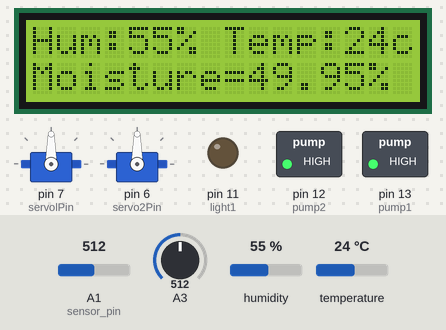
A sketch run on a simulated Arduino Uno, built with avr-gcc and run on an emulated ATmega328P. Shown: 2 × servo, 16×2 character LCD, switched loads named in the sketch (green lamp = pin HIGH), output pins drawn as LEDs (lit = HIGH). Inputs (shaded band) come from the test bench; at power-on: A1 (sensor_pin) = 512, temperature 24 °C, A3 = 512, humidity 55 %. Pins used as bus, display or sensor lines are not drawn; what the sketch prints to the serial monitor is not drawn.

Above: at 3.7 s.
3.8 s: A1 (sensor_pin) set to 501
At 6.48 s:
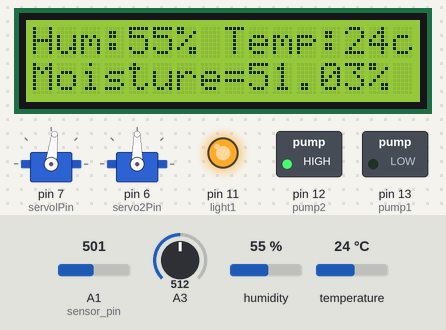
7.8 s: temperature set to 26 °C
At 15.3 s:
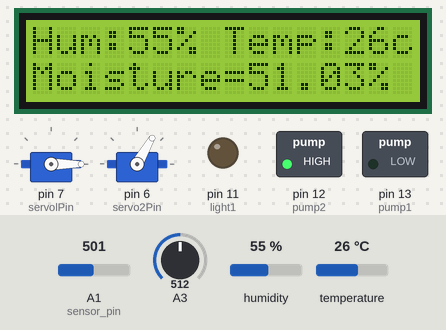
15.6 s: temperature set to 29 °C
At 19.6 s:
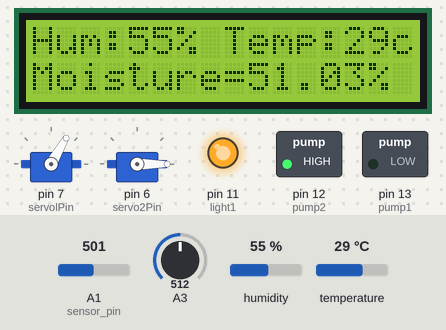
Timing chart, 0 to 67.7 s (numbered marks = the images above; inputs shaded):
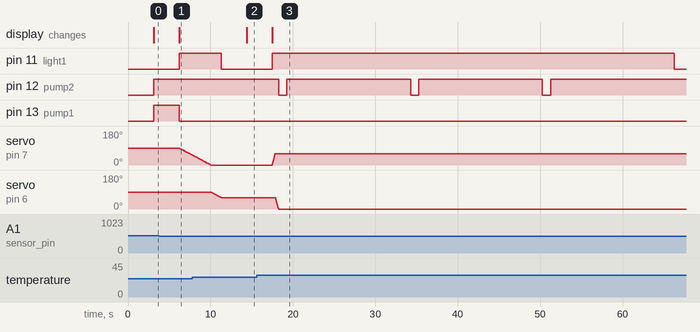

The sketch:

Arduino_code_for_automatic_green_house.ino
```cpp
int pump1 = 13;
int pump2 = 12;
int light1 = 11;
int device  = 10;// device for cooling and heating
 const int sensor_pin = A1;  /* Soil moisture sensor O/P pin */
#include "DHT.h"
#define DHTPIN 2     // Digital pin connected to the DHT sensor
#define DHTTYPE DHT11   // DHT 11
//#define DHTTYPE DHT22   // DHT 22  (AM2302), AM2321
//#define DHTTYPE DHT21   // DHT 21 (AM2301)
DHT dht(DHTPIN, DHTTYPE);
//Variables
int chk;
float hum;  //Stores humidity value
float temp; //Stores temperature value
#include <Wire.h>
#include <LiquidCrystal_I2C.h>
LiquidCrystal_I2C lcd(0x27, 16, 2);
#include <VarSpeedServo.h>
VarSpeedServo servol; // create
VarSpeedServo servo2; // seisms
const int servolPin = 7; // atract
const int servo2Pin = 6;
void setup() {
  servol.attach(servolPin);  // at
  servo2.attach(servo2Pin);  // ecce
  pinMode(pump1, OUTPUT);
  pinMode(pump2, OUTPUT);
  pinMode(device, OUTPUT);
  pinMode(light1, OUTPUT);
  Serial.begin(9600);
  Serial.println(F("DHTxx test!"));
  dht.begin();
  lcd.begin();
}
void loop() {
  // reads the input on analog pin A0 (value between 0 and 1023)
  int analogValue = analogRead(A3);
  Serial.print("Analog reading = ");
  Serial.print(analogValue);   // the raw analog reading
  // We'll have a few threshholds, qualitatively determined
  if (analogValue < 10) {
    Serial.println(" - Dark");
  } else if (analogValue < 200) {
    Serial.println(" - Dim");
  } else if (analogValue < 500) {
    Serial.println(" - Light");
  } else if (analogValue < 800) {
    Serial.println(" - Bright");
  } else {
    Serial.println(" - Very bright");
  }
  delay(5);
  delay(2000);
  int h = dht.readHumidity();
  // Read temperature as Celsius (the default)
  int t = dht.readTemperature();
  // Read temperature as Fahrenheit (isFahrenheit = true)
  int f = dht.readTemperature(true);
  // Check if any reads failed and exit early (to try again).
  if (isnan(h) || isnan(t) || isnan(f)) {
    Serial.println(F("Failed to read from DHT sensor!"));
    return;
  }
  float moisture_percentage;
  int sensor_analog;
  sensor_analog = analogRead(sensor_pin);
  moisture_percentage = ( 100 - ( (sensor_analog/1023.00) * 100 ) );
  Serial.print("Moisture Percentage = ");
  Serial.print(moisture_percentage);
  Serial.print("%\n\n");
  delay(1000);
  // Compute heat index in Fahrenheit (the default)
  int hif = dht.computeHeatIndex(f, h);
  // Compute heat index in Celsius (isFahreheit = false)
  int hic = dht.computeHeatIndex(t, h, false);
  Serial.print(F(" Humidity: "));
  Serial.print(h);
  Serial.print(F("%  Temperature: "));
  Serial.print(t);
  Serial.print(F("°C "));
  Serial.print(f);
  Serial.print(F("°F  Heat index: "));
  Serial.print(hic);
  Serial.print(F("°C "));
  Serial.print(hif);
  Serial.println(F("°F"));
 lcd.backlight();
 lcd.clear();
 lcd.setCursor(0,0);
 lcd.print(F("Hum:"));
 lcd.print(h);
 lcd.print(F("%"));
 lcd.setCursor(8,0);
 lcd.print(F("Temp:"));
 lcd.print(t);
 lcd.print(F("c"));
 lcd.setCursor(0,1);
 lcd.print("Moisture=");
 lcd.print(moisture_percentage);
 lcd.print("%");
  digitalWrite(pump1, HIGH);
  digitalWrite(pump2, HIGH);
  digitalWrite(device, HIGH);
  digitalWrite(light1, HIGH);
  if (moisture_percentage < 50){
    digitalWrite(pump1, HIGH);
  }
  else{
    (moisture_percentage > 50);
    digitalWrite(pump1, LOW);
if( t > 27){
    servol.write(60,100,true);
    servo2.write(0,100,true); }
else{
    servol.write(0,15,true);
    servo2.write(60,15,true); }
  }
if (t > 27)
{
  digitalWrite(pump2, LOW);
  delay(1000);
  digitalWrite(pump2, HIGH);
  delay(15000);
  digitalWrite(pump2, LOW);
  delay(1000);
  digitalWrite(pump2, HIGH);
  delay(15000);
  digitalWrite(pump2, LOW);
  delay(1000);
  digitalWrite(pump2, HIGH);
  delay(15000);
}
  if(t > 27){
    digitalWrite(device,HIGH);  }
  else{
    digitalWrite(device,LOW); }
if (analogValue > 4 ){
  digitalWrite(light1,LOW); }
else{
  digitalWrite(light1,HIGH); }
  }
```

Measured:
- the behaviour switches between 512 and 511 on A1 (sensor_pin) (found by bisection; images 0 and 1)
- the behaviour switches between 27 and 28 °C on temperature (found by bisection; images 2 and 3)
- after the input at 3.8 s, pin 11 (light1): LOW → HIGH after 2.4 s; pin 13 (pump1): HIGH → LOW after 2.4 s; servo on pin 7 (servolPin): moves from 90° to 53° over 1.5 s, starting after 2.4 s; the display: changes after 2.4 s (image 1)
- after the input at 7.8 s, the display: changes after 6.6 s (image 2)
- after the input at 15.6 s, pin 11 (light1): LOW → HIGH after 1.9 s, → LOW 48.8 s later; pin 12 (pump2): alternates HIGH for 15.0 s and LOW for 1.0 s, starting after 2.7 s
